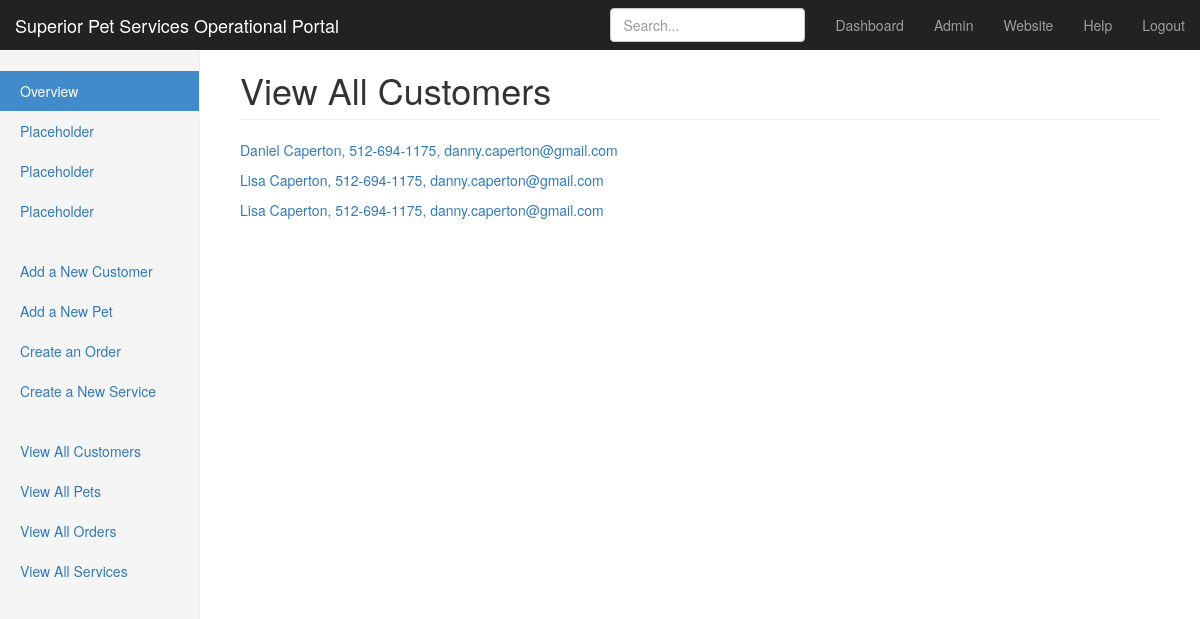
The page /pet_sitting/customer/all/ (signed in) on the database as committed earlier.
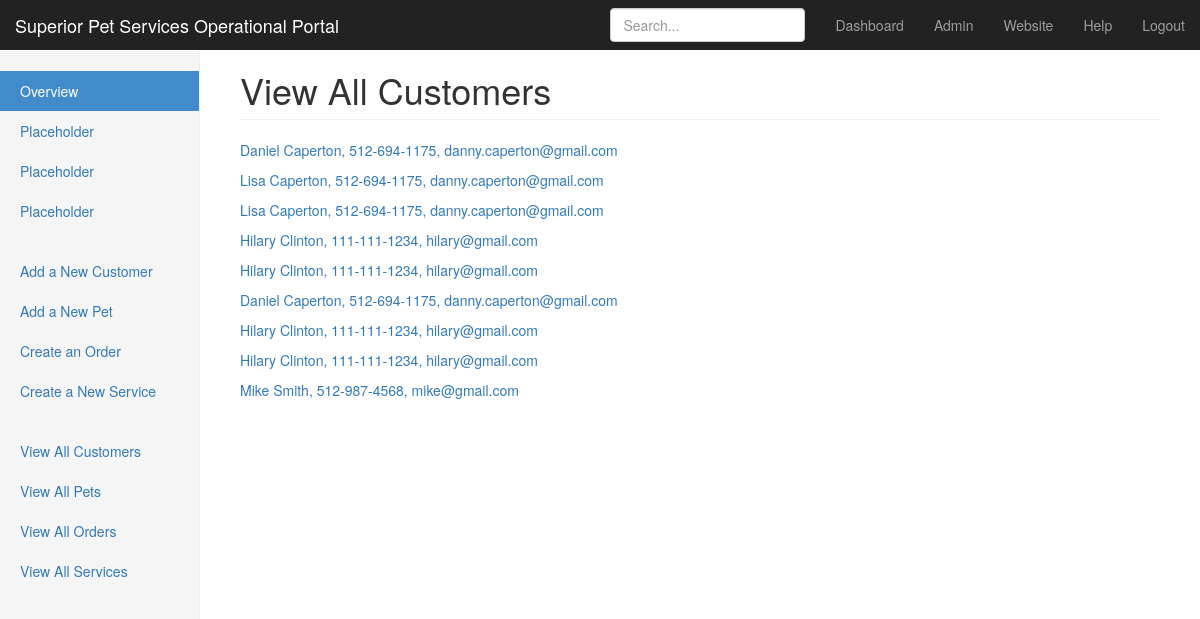
The same page on the database as committed later.
### pet_sitting/models.py (models this page shows)
class Customer(models.Model):
    signup_date = models.DateTimeField(auto_now_add=True)
    first_name = models.CharField(max_length=200)
    last_name = models.CharField(max_length=200)
    street_address = models.CharField(max_length=200)
    city = models.CharField(max_length=200)
    state = USStateField()
    zip_code = USZipCodeField()
    primary_phone = PhoneNumberField(blank=True, null=True)
    secondary_phone = PhoneNumberField(blank=True, null=True)
    email = models.EmailField(blank=True, null=True)
    vet_name = models.CharField(max_length=200, blank=True, null=True)
    vet_phone = PhoneNumberField(blank=True, null=True)
    emergency_contact_name = models.CharField(max_length=200, blank=True, null=True)
    emergency_contact_phone = PhoneNumberField(blank=True, null=True)
    contract_on_file = models.BooleanField()
    left_rating = models.BooleanField()
    allows_pics = models.BooleanField()
    mileage = models.IntegerField()
    notes = models.TextField(blank=True, null=True)
    def __str__(self):
        return '{} {}, {}, {}'.format(self.first_name, self.last_name, self.primary_phone, self.email)

### pet_sitting/views.py (the view)
@login_required(login_url='/login/')
def get_customers(request):
    return render(request, 'all_ids.html', {'ids': Customer.objects.all(), 'url': 'customer',
                                            'heading': 'View All Customers', })

### pet_sitting/templates/all_ids.html
{% extends "menu_sidebar.html" %}
{% block page_heading %}<h1 class="page-header">{{ heading }}</h1>{% endblock %}
{% block page %}
    <table>
        {% for id in ids %}
        <p>
        <a href="/pet_sitting/{{ url }}/edit/{{ id.id }}/">{{ id }}</a>
        </p>
        {% endfor %}
    </table>
{% endblock %}

### pet_sitting/templates/menu_sidebar.html (shortened to what this page needs)
{% extends "base.html" %}
{% block projectname %}<a class="navbar-brand" href="/pet_sitting/dashboard/">Superior Pet Services Operational Portal</a>{% endblock %}
{% block dashboard %}<a href="/pet_sitting/dashboard/">Dashboard</a>{% endblock %}
{% block admin %}<a href="/admin/">Admin</a>{% endblock %}
{% block website %}<a href="http://www.superiorpetservices.com/">Website</a>{% endblock %}
{% block help %}<a href="#">Help</a>{% endblock %}
{% block profile %}<a href="/logout/">Logout</a>{% endblock %}
{% block sidebar_top1 %}<a href="/pet_sitting/dashboard/">Overview <span class="sr-only">(current)</span></a>{% endblock %}
{% block sidebar_top2 %}<a href="#">Placeholder</a>{% endblock %}
{% block sidebar_top3 %}<a href="#">Placeholder</a>{% endblock %}
{% block sidebar_top4 %}<a href="#">Placeholder</a>{% endblock %}
{% block sidebar1 %}<a href="/pet_sitting/add_customer/">Add a New Customer</a>{% endblock %}
{% block sidebar2 %}<a href="/pet_sitting/add_pet/">Add a New Pet</a>{% endblock %}
{% block sidebar3 %}<a href="/pet_sitting/add_order/">Create an Order</a>{% endblock %}
{% block sidebar4 %}<a href="/pet_sitting/add_service/">Create a New Service</a>{% endblock %}
{% block sidebar6 %}<a href="/pet_sitting/customer/all/">View All Customers</a>{% endblock %}
{% block sidebar7 %}<a href="/pet_sitting/pet/all/">View All Pets</a>{% endblock %}
{% block sidebar8 %}<a href="/pet_sitting/order/all/">View All Orders</a>{% endblock %}
{% block sidebar9 %}<a href="/pet_sitting/service/all/">View All Services</a>{% endblock %}

### pet_sitting/templates/base.html (shortened to what this page needs)
<!DOCTYPE html>
<html lang="en">
  <head>
    <link href="/pet_sitting/static/css/bootstrap.min.css" rel="stylesheet">
    <link href="/pet_sitting/static/css/ie10-viewport-bug-workaround.css" rel="stylesheet">
    <link href="/pet_sitting/static/css/dashboard.css" rel="stylesheet">
  </head>
  <body>
    <nav class="navbar navbar-inverse navbar-fixed-top">
      <div class="container-fluid">
        <div class="navbar-header">
          {% block projectname %}<a class="navbar-brand" href="#">Project name</a>{% endblock %}
        </div>
        <div id="navbar" class="navbar-collapse collapse">
          <ul class="nav navbar-nav navbar-right">
            <li>{% block dashboard %}<a href="#">Dashboard</a>{% endblock %}</li>
            <li>{% block admin %}<a href="#">Admin</a>{% endblock %}</li>
            <li>{% block website %}<a href="#">Website</a>{% endblock %}</li>
            <li>{% block help %}<a href="#">Help</a>{% endblock %}</li>
            <li>{% block profile %}<a href="#">Profile</a>{% endblock %}</li>
          </ul>
          <form class="navbar-form navbar-right">
            <input type="text" class="form-control" placeholder="Search...">
          </form>
        </div>
      </div>
    </nav>
    <div class="container-fluid">
      <div class="row">
        <div class="col-sm-3 col-md-2 sidebar">
          <ul class="nav nav-sidebar">
            <li class="active">{% block sidebar_top1 %}<a href="#">Overview <span class="sr-only">(current)</span></a>{% endblock %}</li>
            <li>{% block sidebar_top2 %}<a href="#">Reports</a>{% endblock %}</li>
            <li>{% block sidebar_top3 %}<a href="#">Analytics</a>{% endblock %}</li>
            <li>{% block sidebar_top4 %}<a href="#">Export</a>{% endblock %}</li>
          </ul>
          <ul class="nav nav-sidebar">
            <li>{% block sidebar1 %}<a href="">sidebar1</a>{% endblock %}</li>
            <li>{% block sidebar2 %}<a href="">sidebar2</a>{% endblock %}</li>
            <li>{% block sidebar3 %}<a href="">sidebar3</a>{% endblock %}</li>
            <li>{% block sidebar4 %}<a href="">sidebar4</a>{% endblock %}</li>
          </ul>
          <ul class="nav nav-sidebar">
            <li>{% block sidebar6 %}<a href="">sidebar6</a>{% endblock %}</li>
            <li>{% block sidebar7 %}<a href="">sidebar7</a>{% endblock %}</li>
            <li>{% block sidebar8 %}<a href="">sidebar8</a>{% endblock %}</li>
            <li>{% block sidebar9 %}<a href="">sidebar9</a>{% endblock %}</li>
          </ul>
        </div>
        <div class="col-sm-9 col-sm-offset-3 col-md-10 col-md-offset-2 main">
          {% block page_heading %}<h1 class="page-header">Page Heading</h1>{% endblock %}
          {% block page %}{% endblock %}
        </div>
      </div>
    </div>
  </body>
</html>

### pet_sitting/static/css/dashboard.css (style rules this page uses)
body { padding-top: 50px; }
.navbar-fixed-top { border: 0; }
.sidebar { display: none; }
@media (min-width: 768px) { .sidebar { position: fixed; top: 51px; bottom: 0; left: 0; z-index: 1000; display: block; padding: 20px; overflow-x: hidden; overflow-y: auto; background-color: #f5f5f5; border-right: 1px solid #eee; } }
.nav-sidebar { margin-right: -21px; margin-bottom: 20px; margin-left: -20px; }
.nav-sidebar > li > a { padding-right: 20px; padding-left: 20px; }
.nav-sidebar > .active > a, .nav-sidebar > .active > a:hover, .nav-sidebar > .active > a:focus { color: #fff; background-color: #428bca; }
.main { padding: 20px; }
@media (min-width: 768px) { .main { padding-right: 40px; padding-left: 40px; } }
.main .page-header { margin-top: 0; }

Rows that differ between the two databases and show on the page:
added Customer: first_name+last_name+primary_phone "Hilary Clinton, 111-111-1234, hilary@gmail.com"
added Customer: first_name+last_name+primary_phone "Hilary Clinton, 111-111-1234, hilary@gmail.com"
added Customer: first_name+last_name+primary_phone "Daniel Caperton, 512-694-1175, danny.caperton@gmail.com"
added Customer: first_name+last_name+primary_phone "Hilary Clinton, 111-111-1234, hilary@gmail.com"
added Customer: first_name+last_name+primary_phone "Hilary Clinton, 111-111-1234, hilary@gmail.com"
added Customer: first_name+last_name+primary_phone "Mike Smith, 512-987-4568, mike@gmail.com"
